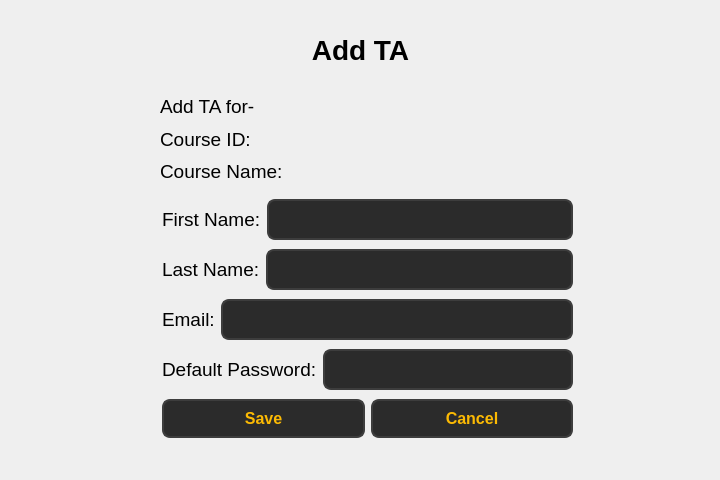
<?xml version="1.0" encoding="UTF-8"?>
<ui version="4.0">
 <class>Form</class>
 <widget class="QWidget" name="Form">
  <property name="geometry">
   <rect>
    <x>0</x>
    <y>0</y>
    <width>720</width>
    <height>480</height>
   </rect>
  </property>
  <property name="windowTitle">
   <string>Form</string>
  </property>
  <widget class="QLabel" name="label">
   <property name="geometry">
    <rect>
     <x>90</x>
     <y>29</y>
     <width>541</width>
     <height>41</height>
    </rect>
   </property>
   <property name="font">
    <font>
     <pointsize>21</pointsize>
     <bold>true</bold>
    </font>
   </property>
   <property name="text">
    <string>Add TA</string>
   </property>
   <property name="alignment">
    <set>Qt::AlignmentFlag::AlignCenter</set>
   </property>
  </widget>
  <widget class="QWidget" name="layoutWidget">
   <property name="geometry">
    <rect>
     <x>160</x>
     <y>93</y>
     <width>411</width>
     <height>92</height>
    </rect>
   </property>
   <layout class="QVBoxLayout" name="verticalLayout_2">
    <item>
     <widget class="QLabel" name="label_5">
      <property name="font">
       <font>
        <pointsize>14</pointsize>
       </font>
      </property>
      <property name="text">
       <string>Add TA for-</string>
      </property>
      <property name="wordWrap">
       <bool>false</bool>
      </property>
     </widget>
    </item>
    <item>
     <widget class="QLabel" name="label_3">
      <property name="font">
       <font>
        <pointsize>14</pointsize>
       </font>
      </property>
      <property name="text">
       <string>Course ID:</string>
      </property>
      <property name="wordWrap">
       <bool>false</bool>
      </property>
     </widget>
    </item>
    <item>
     <widget class="QLabel" name="label_4">
      <property name="font">
       <font>
        <pointsize>14</pointsize>
       </font>
      </property>
      <property name="text">
       <string>Course Name:</string>
      </property>
     </widget>
    </item>
   </layout>
  </widget>
  <widget class="QWidget" name="">
   <property name="geometry">
    <rect>
     <x>162</x>
     <y>196</y>
     <width>411</width>
     <height>250</height>
    </rect>
   </property>
   <layout class="QVBoxLayout" name="verticalLayout">
    <item>
     <layout class="QHBoxLayout" name="horizontalLayout">
      <item>
       <widget class="QLabel" name="label_2">
        <property name="font">
         <font>
          <pointsize>14</pointsize>
         </font>
        </property>
        <property name="text">
         <string>First Name:</string>
        </property>
       </widget>
      </item>
      <item>
       <widget class="QLineEdit" name="lineEdit">
        <property name="styleSheet">
         <string notr="true">QLineEdit {
        background-color: #2b2b2b;  /* Dark background */
        color: #fcba03;  /* Text color */
        border: 2px solid #3d3d3d;  /* Border color */
        border-radius: 8px;  /* Rounded corners */
        padding: 8px;  /* Padding inside the input field */
        font-size: 16px;  /* Font size */
        font-weight: bold;  /* Bold font */
    }

    QLineEdit:hover {
        background-color: #3d3d3d;  /* Background when hovered */
        border: 2px solid #fcba03;  /* Border color when hovered */
    }

    QLineEdit:focus {
        background-color: #1a1a1a;  /* Background when focused */
        border: 2px solid #fcba03;  /* Border color when focused */
        color: #ffffff;  /* Text color when focused */
    }</string>
        </property>
       </widget>
      </item>
     </layout>
    </item>
    <item>
     <layout class="QHBoxLayout" name="horizontalLayout_3">
      <item>
       <widget class="QLabel" name="label_6">
        <property name="font">
         <font>
          <pointsize>14</pointsize>
         </font>
        </property>
        <property name="text">
         <string>Last Name:</string>
        </property>
       </widget>
      </item>
      <item>
       <widget class="QLineEdit" name="lineEdit_2">
        <property name="styleSheet">
         <string notr="true">QLineEdit {
        background-color: #2b2b2b;  /* Dark background */
        color: #fcba03;  /* Text color */
        border: 2px solid #3d3d3d;  /* Border color */
        border-radius: 8px;  /* Rounded corners */
        padding: 8px;  /* Padding inside the input field */
        font-size: 16px;  /* Font size */
        font-weight: bold;  /* Bold font */
    }

    QLineEdit:hover {
        background-color: #3d3d3d;  /* Background when hovered */
        border: 2px solid #fcba03;  /* Border color when hovered */
    }

    QLineEdit:focus {
        background-color: #1a1a1a;  /* Background when focused */
        border: 2px solid #fcba03;  /* Border color when focused */
        color: #ffffff;  /* Text color when focused */
    }</string>
        </property>
       </widget>
      </item>
     </layout>
    </item>
    <item>
     <layout class="QHBoxLayout" name="horizontalLayout_4">
      <item>
       <widget class="QLabel" name="label_7">
        <property name="font">
         <font>
          <pointsize>14</pointsize>
         </font>
        </property>
        <property name="text">
         <string>Email:</string>
        </property>
       </widget>
      </item>
      <item>
       <widget class="QLineEdit" name="lineEdit_3">
        <property name="styleSheet">
         <string notr="true">QLineEdit {
        background-color: #2b2b2b;  /* Dark background */
        color: #fcba03;  /* Text color */
        border: 2px solid #3d3d3d;  /* Border color */
        border-radius: 8px;  /* Rounded corners */
        padding: 8px;  /* Padding inside the input field */
        font-size: 16px;  /* Font size */
        font-weight: bold;  /* Bold font */
    }

    QLineEdit:hover {
        background-color: #3d3d3d;  /* Background when hovered */
        border: 2px solid #fcba03;  /* Border color when hovered */
    }

    QLineEdit:focus {
        background-color: #1a1a1a;  /* Background when focused */
        border: 2px solid #fcba03;  /* Border color when focused */
        color: #ffffff;  /* Text color when focused */
    }</string>
        </property>
       </widget>
      </item>
     </layout>
    </item>
    <item>
     <layout class="QHBoxLayout" name="horizontalLayout_5">
      <item>
       <widget class="QLabel" name="label_8">
        <property name="font">
         <font>
          <pointsize>14</pointsize>
         </font>
        </property>
        <property name="text">
         <string>Default Password:</string>
        </property>
       </widget>
      </item>
      <item>
       <widget class="QLineEdit" name="lineEdit_4">
        <property name="styleSheet">
         <string notr="true">QLineEdit {
        background-color: #2b2b2b;  /* Dark background */
        color: #fcba03;  /* Text color */
        border: 2px solid #3d3d3d;  /* Border color */
        border-radius: 8px;  /* Rounded corners */
        padding: 8px;  /* Padding inside the input field */
        font-size: 16px;  /* Font size */
        font-weight: bold;  /* Bold font */
    }

    QLineEdit:hover {
        background-color: #3d3d3d;  /* Background when hovered */
        border: 2px solid #fcba03;  /* Border color when hovered */
    }

    QLineEdit:focus {
        background-color: #1a1a1a;  /* Background when focused */
        border: 2px solid #fcba03;  /* Border color when focused */
        color: #ffffff;  /* Text color when focused */
    }</string>
        </property>
       </widget>
      </item>
     </layout>
    </item>
    <item>
     <layout class="QHBoxLayout" name="horizontalLayout_2">
      <item>
       <widget class="QPushButton" name="pushButton_6">
        <property name="styleSheet">
         <string notr="true">QPushButton {
        background-color: #2b2b2b;  
        color: #fcba03;              
        border: 2px solid #3d3d3d;      
        border-radius: 8px;          
        padding: 8px 16px;            
        font-size: 16px;            
        font-weight: bold;
    
    }

    QPushButton:hover {
        background-color: #fcba03;
		 color: #000000;
        border: 2px solid #5a5a5a;    
    }

    QPushButton:pressed {
        background-color: #1a1a1a;      
        border: 2px solid #2b2b2b;      
    }</string>
        </property>
        <property name="text">
         <string>Save</string>
        </property>
       </widget>
      </item>
      <item>
       <widget class="QPushButton" name="pushButton_5">
        <property name="styleSheet">
         <string notr="true">QPushButton {
        background-color: #2b2b2b;  
        color: #fcba03;              
        border: 2px solid #3d3d3d;      
        border-radius: 8px;          
        padding: 8px 16px;            
        font-size: 16px;            
        font-weight: bold;
    
    }

    QPushButton:hover {
        background-color: #fcba03;
		 color: #000000;
        border: 2px solid #5a5a5a;    
    }

    QPushButton:pressed {
        background-color: #1a1a1a;      
        border: 2px solid #2b2b2b;      
    }</string>
        </property>
        <property name="text">
         <string>Cancel</string>
        </property>
       </widget>
      </item>
     </layout>
    </item>
   </layout>
  </widget>
 </widget>
 <resources/>
 <connections/>
</ui>
